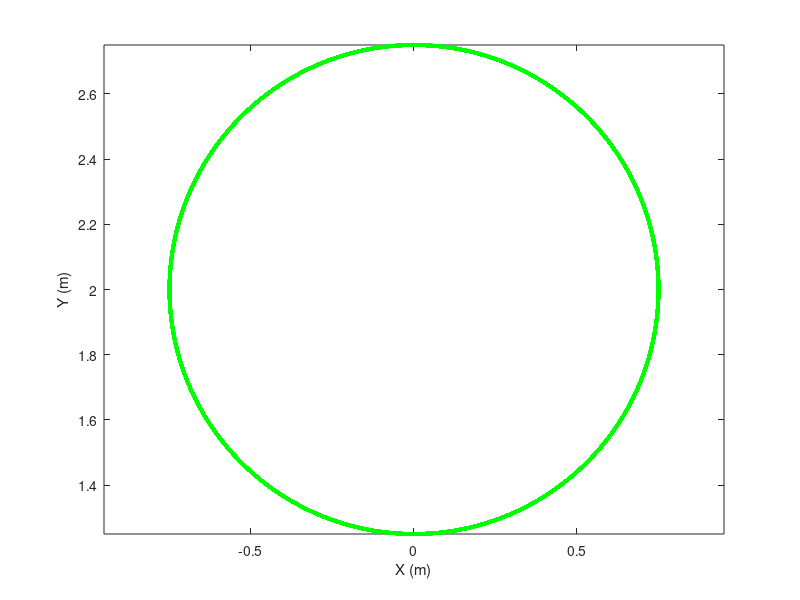

The MATLAB script that drew this image: (Note: this script raises an error after producing the figure.)
function Main()



%% Initialization

clear
close all
home
rand('twister', sum(100*clock));


%% create a active sample motion with 3 active joints as initial input of optimization
home
clear
clc
close all
% envirment
g=9.81*1;
% parameters of robot
m=1;
L=1;
% EF motion
A=.75;
Tres=0.005;
f=1;
phi=0;

%%
% Circle motion
Name='Test';
f=0.5;
phi=pi/2;
Tres=0.005;
time=0:Tres:40/f;
Middle=20;%ceil(1*length(time)/40);
Start=20;
xef=A*cos(2*pi*f*time)+0;
yef=A*sin(2*pi*f*time)+2;
Dxef=-(2*pi*f)*A*sin(2*pi*f*time);
Dyef= (2*pi*f)*A*cos(2*pi*f*time);
D2xef=-(2*pi*f)^2*A*cos(2*pi*f*time);
D2yef=-(2*pi*f)^2*A*sin(2*pi*f*time);

 
% % Ellipose motion
% Name='Ellipose';
% f=0.5;
% phi=pi/2;
% Tres=0.005;
% time=0:Tres:40/f;
% Middle=ceil(38*length(time)/40);
% Start=20;
% xef=A*cos(2*pi*f*time)+0;
% yef=A/2*sin(2*pi*f*time)+2;
% Dxef=-(2*pi*f)*A*sin(2*pi*f*time);
% Dyef= (2*pi*f)*A/2*cos(2*pi*f*time);
% D2xef=-(2*pi*f)^2*A*cos(2*pi*f*time);
% D2yef=-(2*pi*f)^2*A/2*sin(2*pi*f*time);
% 
 
% % Rose motion
% Name='Rose';
% f=0.5;
% phi=pi/2;
% Tres=0.005;
% time=0:Tres:60/f;
% Middle=ceil(58*length(time)/60);
% Start=20;
% xef=A*cos(2*2*pi*f*time).*cos(2*pi*f*time)+0;
% yef=A*cos(2*2*pi*f*time).*sin(2*pi*f*time)+2;
% Dxef=- 2*A*pi*f*sin(2*pi*f*time).*cos(4*pi*f*time) - 4*A*pi*f*sin(4*pi*f*time).*cos(2*pi*f*time);
% Dyef= 2*A*pi*f*cos(2*pi*f*time).*cos(4*pi*f*time) - 4*A*pi*f*sin(2*pi*f*time).*sin(4*pi*f*time);
% D2xef=16*A*pi^2*f^2*sin(2*pi*f*time).*sin(4*pi*f*time) - 20*A*pi^2*f^2*cos(2*pi*f*time).*cos(4*pi*f*1*time);
% D2yef=- 20*A*pi^2*f^2*sin(2*pi*f*time).*cos(4*pi*f*time) - 16*A*pi^2*f^2*sin(4*pi*f*time).*cos(2*pi*f*time);


% % Line motion: Horizontal
% time=0:Tres:40/f;
% Middle=ceil(38*length(time)/40);
% Start=20;
% xef=A*cos(2*pi*f*time+phi);
% yef=2.5*ones(size(time));
% Dxef=-(2*pi*f)*A*sin(2*pi*f*time+phi);
% Dyef= 2*zeros(size(time));
% D2xef=-(2*pi*f)^2*A*cos(2*pi*f*time+phi);
% D2yef= 2*zeros(size(time));

pos=[xef;yef];
Dpos=[Dxef;Dyef];
D2pos=[D2xef;D2yef];
hTPath=figure('name','TPath');
    plot(xef(Start:end),yef(Start:end),'linewidth',2.5,'linestyle','-','color','g')
    hold off
    axis equal
    xlabel('X (m)')
    ylabel('Y (m)')



%
% hTPath=figure('name','TPath');
hJointTrajectory=figure('name','Joint Trajectories');
hPowerTime=figure('name','Desired Power vs Time');
hTorqueTime=figure('name','Desired Torque vs Time');
hTorqueAngle=figure('name','Desired Torque vs Angle');
hPoincare=figure('name','Poincare');

%%
for ii=1:1
    
    ii

    q1=rand*2*pi;
    q2=rand*2*pi;
    q3=rand*2*pi;
    
   
   

    for tt=1:length(time)-1
        lPos=L*[cos(q1(tt))+cos(q1(tt)+q2(tt))+cos(q1(tt)+q2(tt)+q3(tt));
                sin(q1(tt))+sin(q1(tt)+q2(tt))+sin(q1(tt)+q2(tt)+q3(tt))];

        cPos=pos(:,tt);
        dx=cPos-lPos;

        JJ=L*[-sin(q1(tt))-sin(q1(tt)+q2(tt))-sin(q1(tt)+q2(tt)+q3(tt)), -sin(q1(tt)+q2(tt))-sin(q1(tt)+q2(tt)+q3(tt)), -sin(q1(tt)+q2(tt)+q3(tt));
               cos(q1(tt))+cos(q1(tt)+q2(tt))+cos(q1(tt)+q2(tt)+q3(tt)),  cos(q1(tt)+q2(tt))+cos(q1(tt)+q2(tt)+q3(tt)),  cos(q1(tt)+q2(tt)+q3(tt))]; 

        dq=JJ'*(JJ*JJ')^-1*dx;

        q1(tt+1)=q1(tt)+dq(1);
        q2(tt+1)=q2(tt)+dq(2);
        q3(tt+1)=q3(tt)+dq(3);

    end

    RPosVal=L*[cos(q1)+cos(q1+q2)+cos(q1+q2+q3);
            sin(q1)+sin(q1+q2)+sin(q1+q2+q3)];


    % Required torque for desired path
    q=[q1;q2;q3];
    Dq=differential(q,time,Tres);
    D2q=differential(Dq,time,Tres);
    torqueDesire=TorqueCalculator3(D2q,Dq,q,g,m,m,m,L,L,L);



    % show    
%     figure(hTPath)
% %         plot(xef(Start:end),yef(Start:end),'linewidth',2.5,'linestyle','-','color','g')
% %         hold on 
%         plot(RPosVal(1,Start:end),RPosVal(2,Start:end),'linewidth',2,'linestyle','-.','color','b')
%         legend('Desired','Static Path Planing')
%         hold off
%         axis equal

    figure(hJointTrajectory)
        subplot(3,1,1)
        plot(time(Start:end),q1(Start:end))
        grid on
        hold all
        ylabel('q_1 (deg)')
        subplot(3,1,2)
        plot(time(Start:end),q2(Start:end))
        grid on
        ylabel('q_2 (deg)')
        hold all
        subplot(3,1,3)
        plot(time(Start:end),q3(Start:end))
        grid on
        ylabel('q_3 (deg)')
        xlabel('time (s)')
        hold all
        


    figure(hPowerTime)
        subplot(3,1,1)
        plot(time(Start:end),torqueDesire(1,Start:end).*Dq(1,Start:end))
        grid on
        ylabel('power_1 (w)')
        hold all
        subplot(3,1,2)
        plot(time(Start:end),torqueDesire(2,Start:end).*Dq(2,Start:end))
        ylabel('power_2 (w)')
        hold all
        grid on
        subplot(3,1,3)
        plot(time(Start:end),torqueDesire(3,Start:end).*Dq(3,Start:end))
        hold all
        ylabel('power_3 (w)')
        xlabel('time (s)')
        grid on


    figure(hTorqueTime)
        subplot(3,1,1)
        plot(time(Start:end),torqueDesire(1,Start:end))
        grid on
        ylabel('\tau_1 (N.m)')
        hold all
        subplot(3,1,2)
        plot(time(Start:end),torqueDesire(2,Start:end))
        grid on
        ylabel('\tau_2 (N.m)')
        hold all
        subplot(3,1,3)
        plot(time(Start:end),torqueDesire(3,Start:end))
        grid on
        ylabel('\tau_3 (N.m)')
        hold all
        xlabel('time (s)')
        

    figure(hTorqueAngle)
        subplot(3,1,1)
        hp=plot(rad2deg(q(1,Middle:end)),torqueDesire(1,Middle:end),'linewidth',2);
        hold all
        plot(rad2deg(q(1,Middle)),torqueDesire(1,Middle),'linestyle','none','marker','*',...
            'markersize',10,'markerfacecolor',get(hp,'color'),'markeredgecolor',get(hp,'color'))
        title('Initial Desired Torque-Angle Profile','FontWeight','normal','FontSize',16,'FontName','Times');
        xlabel('q_1 (deg)','FontWeight','bold','FontSize',14,'FontName','mwa_cmb10');
        ylabel('\tau_1 (N.m)','FontWeight','bold','FontSize',14,'FontName','mwa_cmb10');
        set(gca,'YMinorGrid','on')
        grid on

        subplot(3,1,2)
        hp=plot(rad2deg(q(2,Middle:end)),torqueDesire(2,Middle:end),'linewidth',2);
        hold all
        plot(rad2deg(q(2,Middle)),torqueDesire(2,Middle),'linestyle','none','marker','*',...
            'markersize',10,'markerfacecolor',get(hp,'color'),'markeredgecolor',get(hp,'color'))
        xlabel('q_2 (deg)','FontWeight','bold','FontSize',14,'FontName','mwa_cmb10');
        ylabel('\tau_2 (N.m)','FontWeight','bold','FontSize',14,'FontName','mwa_cmb10');
        set(gca,'YMinorGrid','on')
        grid on

        subplot(3,1,3)
        hp=plot(rad2deg(q(3,Middle:end)),torqueDesire(3,Middle:end),'linewidth',2);
        hold all
        plot(rad2deg(q(3,Middle)),torqueDesire(3,Middle),'linestyle','none','marker','*',...
            'markersize',10,'markerfacecolor',get(hp,'color'),'markeredgecolor',get(hp,'color'))
        xlabel('q_3 (deg)','FontWeight','bold','FontSize',14,'FontName','mwa_cmb10');
        ylabel('\tau_3 (N.m)','FontWeight','bold','FontSize',14,'FontName','mwa_cmb10');
        set(gca,'YMinorGrid','on')
        grid on


    figure(hPoincare)
        subplot(3,1,1)
        hp=plot(rad2deg(q(1,Middle:end)),rad2deg(Dq(1,Middle:end)),'linewidth',2);
        hold all
        plot(rad2deg(q(1,Middle)),rad2deg(Dq(1,Middle)),'linestyle','none','marker','*',...
            'markersize',10,'markerfacecolor',get(hp,'color'),'markeredgecolor',get(hp,'color'))
        xlabel('q_1 (deg)','FontWeight','bold','FontSize',14,'FontName','mwa_cmb10');
        ylabel('Dq_1 (deg/s)','FontWeight','bold','FontSize',14,'FontName','mwa_cmb10');
        set(gca,'YMinorGrid','on')
        grid on

        subplot(3,1,2)
        hp=plot(rad2deg(q(2,Middle:end)),rad2deg(Dq(2,Middle:end)),'linewidth',2);
        hold all
        plot(rad2deg(q(2,Middle)),rad2deg(Dq(2,Middle)),'linestyle','none','marker','*',...
            'markersize',10,'markerfacecolor',get(hp,'color'),'markeredgecolor',get(hp,'color'))
        xlabel('q_2 (deg)','FontWeight','bold','FontSize',14,'FontName','mwa_cmb10');
        ylabel('Dq_2 (deg/s)','FontWeight','bold','FontSize',14,'FontName','mwa_cmb10');
        set(gca,'YMinorGrid','on')
        grid on

        subplot(3,1,3)
        hp=plot(rad2deg(q(3,Middle:end)),rad2deg(Dq(3,Middle:end)),'linewidth',2);
        hold all
        plot(rad2deg(q(3,Middle)),rad2deg(Dq(3,Middle)),'linestyle','none','marker','*', ...
            'markersize',10,'markerfacecolor',get(hp,'color'),'markeredgecolor',get(hp,'color'))
        xlabel('q_3 (deg)','FontWeight','bold','FontSize',14,'FontName','mwa_cmb10');
        ylabel('Dq_3 (deg/s)','FontWeight','bold','FontSize',14,'FontName','mwa_cmb10');
        set(gca,'YMinorGrid','on')
        hold all
        grid on
    
end
% Y=[q1(1:end)',q2(1:end)',q3(1:end)'];
%%
figure(hTPath);
SavePdf([Name,'_Task'])
figur(hJointTrajectory);
SavePdf([Name,'_TrajectoryTime'])
figure(hPowerTime);
SavePdf([Name,'_PowerTime'])
figure(hTorqueTime);
SavePdf([Name,'_TorqueTime'])
figure(hTorqueAngle);
SavePdf([Name,'_TorqueAngle'])
figure(hPoincare);
SavePdf([Name,'_Poincare'])


% AnimBot3DOF(time(1:end),Y,L);

